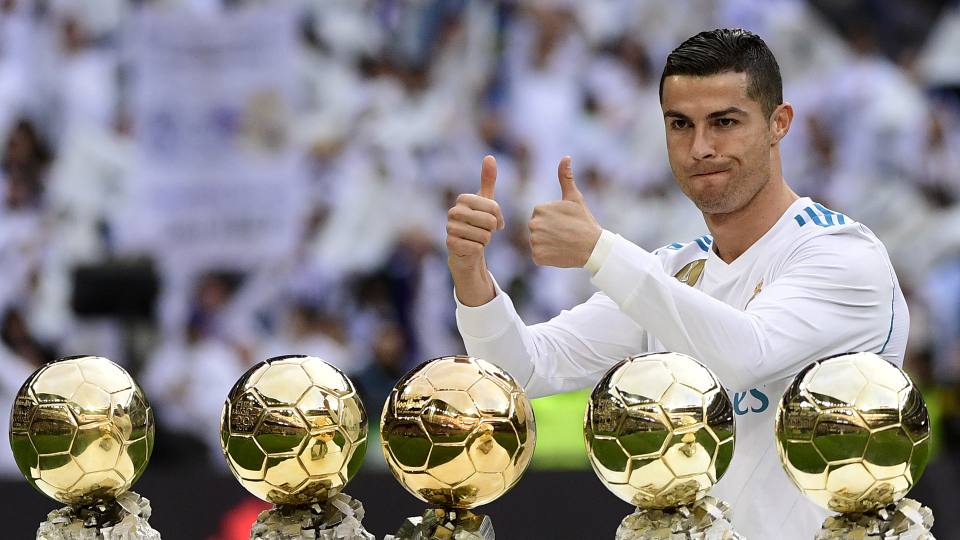
#> input picture cris.png, 1920 x 1080 px, found by its file name (shown at 1/2 size)
$ python facedetect.py
#> lines starting #> are read from the running program, lines starting #| are printed output that depends on the picture; after the words box and inside, x2 and y2 are one past the last pixel; in counts of white or black regions, pixels touching at a corner belong together
# -*- coding: utf-8 -*-
"""
Created on Tue Dec  4 14:44:23 2018

@author: Sanat Mohrir
"""
import numpy as np
import matplotlib as mpl
import cv2
face_cascade = cv2.CascadeClassifier("C:\\Users\\Sanat Mohrir\\Desktop\\haarcascade_frontalface_default.xml")
img = cv2.imread("C:\\Users\\Sanat Mohrir\\Desktop\\cris.png")
#> img is the input picture: shape (1080, 1920, 3); mean B, G, R 137.8, 136.9, 141.7
gray_img = cv2.cvtColor(img, cv2.COLOR_BGR2GRAY)
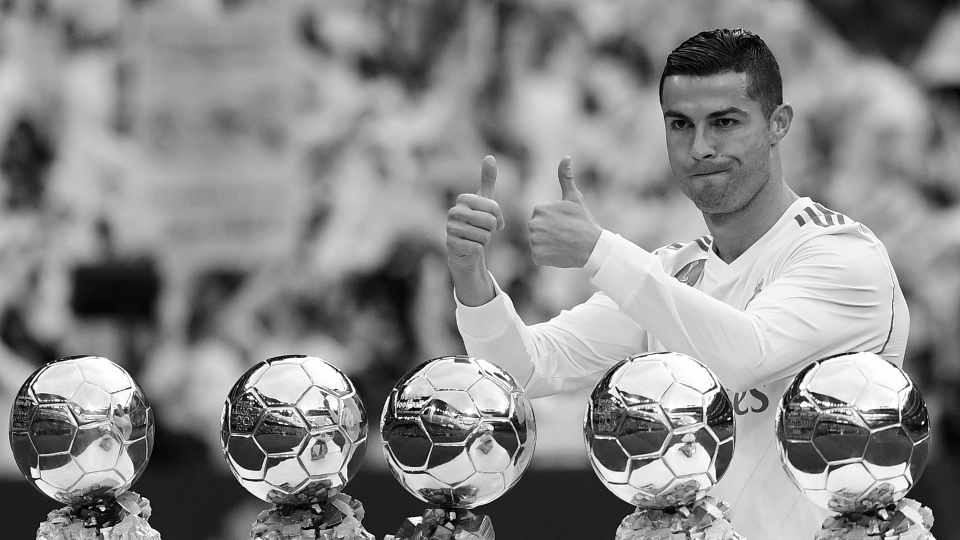
#> gray_img: shape (1080, 1920) (shown at 1/2 size); min 0, max 255, mean 138.4
faces = face_cascade.detectMultiScale(gray_img, scaleFactor = 1.05, minNeighbors=5)
#> faces = [[688, 872, 33, 33], [97, 1027, 52, 52], [1039, 437, 67, 67], [1457, 791, 85, 85], [1288, 156, 242, 242]]
print(type(faces))
#| <class 'numpy.ndarray'>
print(faces)
#| [[ 688  872   33   33]
#|  [  97 1027   52   52]
#|  [1039  437   67   67]
#|  [1457  791   85   85]
#|  [1288  156  242  242]]

for x,y,w,h in faces:
    img =cv2.rectangle(img, (x,y), (x+w,y+h),(0,255,0),3)
#> this loop made 5 passes
#> pass 2, `img =cv2.rectangle(img, (x,y), (x+w,y+h),(0,255,0),3)`:
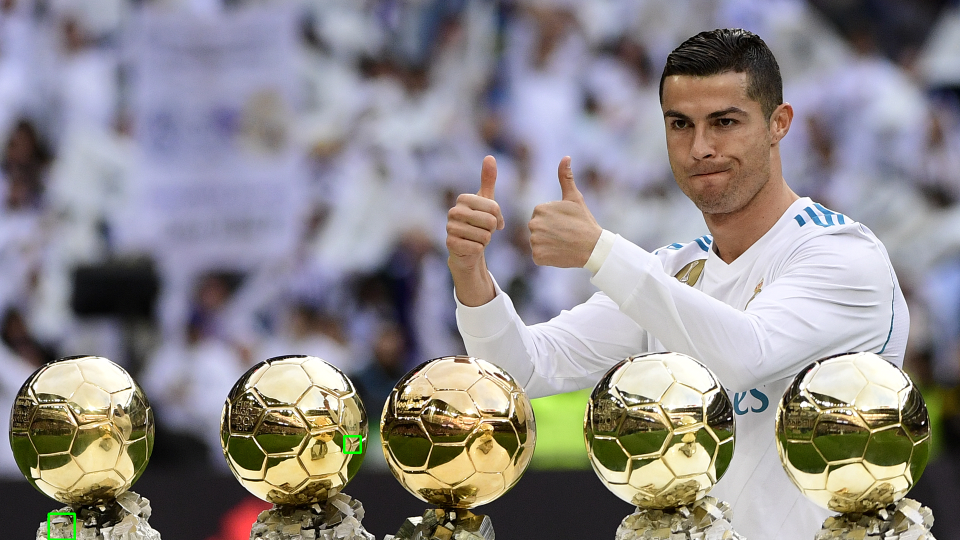
#> img: shape (1080, 1920, 3) (shown at 1/2 size); mean B, G, R 137.7, 137, 141.6
#> pass 3, `img =cv2.rectangle(img, (x,y), (x+w,y+h),(0,255,0),3)`:
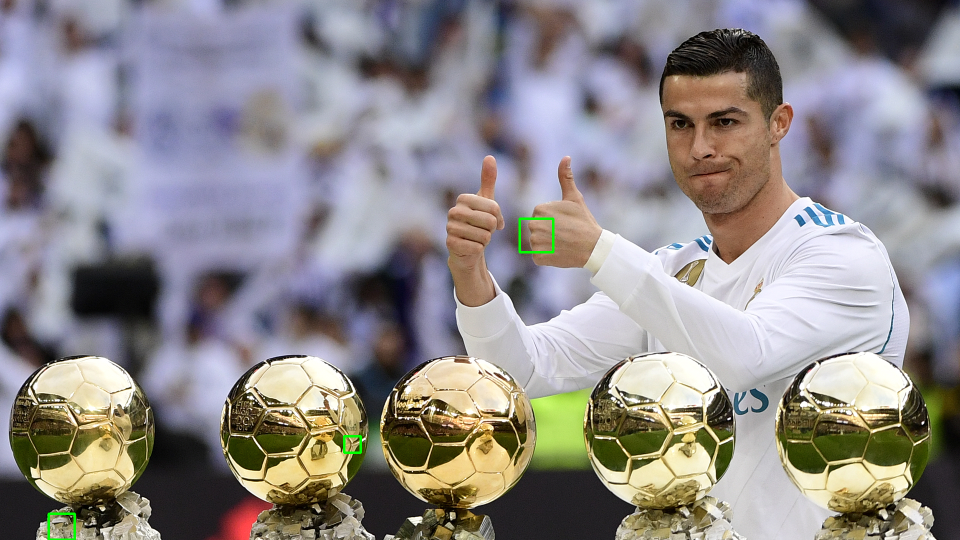
#> img: shape (1080, 1920, 3) (shown at 1/2 size); 0.06% of pixels changed, all inside (x1, y1, x2, y2) = (1037, 435, 1109, 507)
#> after the loop:
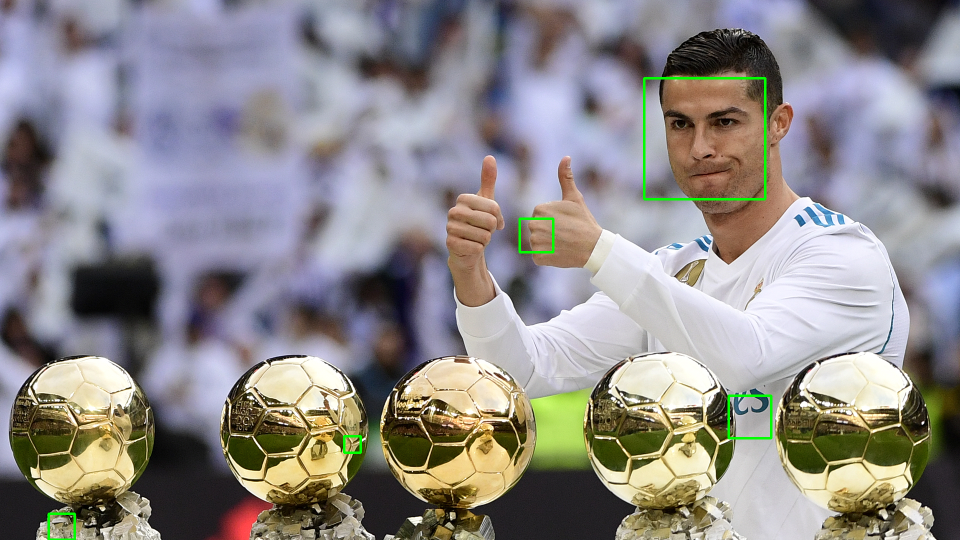
#> img: shape (1080, 1920, 3) (shown at 1/2 size); 0.31% of pixels changed, all inside (x1, y1, x2, y2) = (1286, 154, 1545, 879)

resized = cv2.resize(img, (int(img.shape[1]/2),int(img.shape[0]/2)))
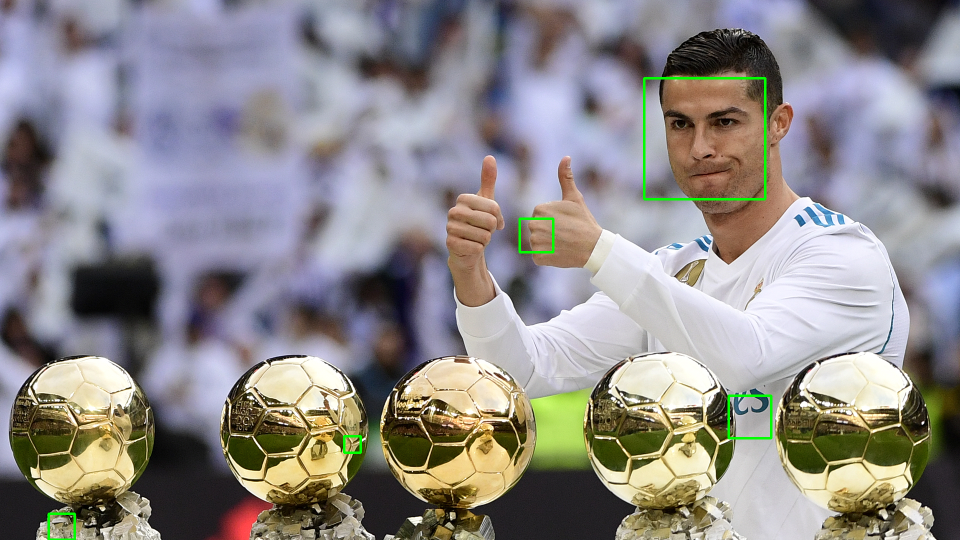
#> resized: shape (540, 960, 3); mean B, G, R 137.4, 137.6, 141.2
cv2.imshow("Gray", resized)

cv2.waitKey(2000000)

cv2.destroyAllWindows()
